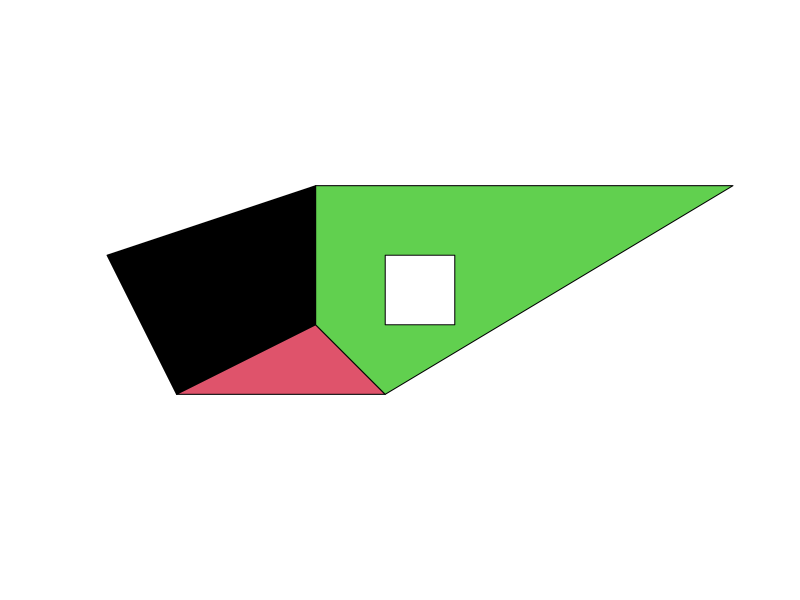
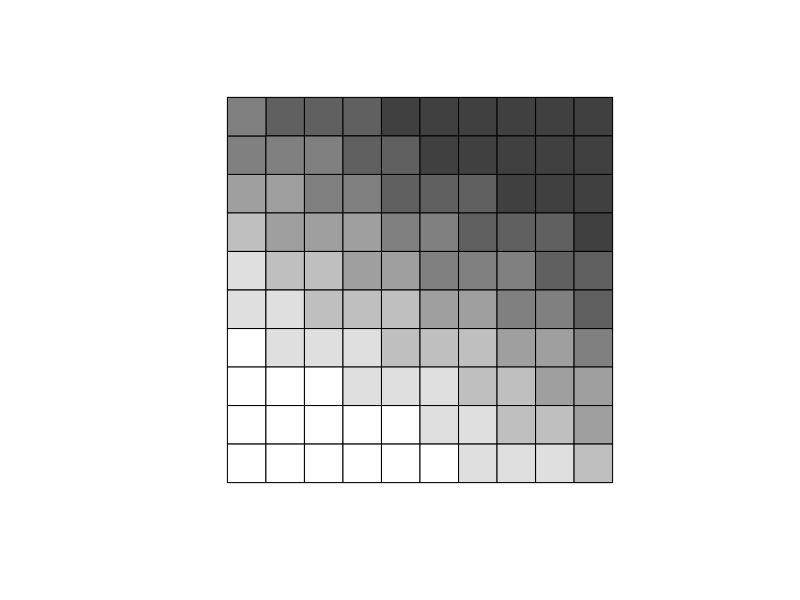
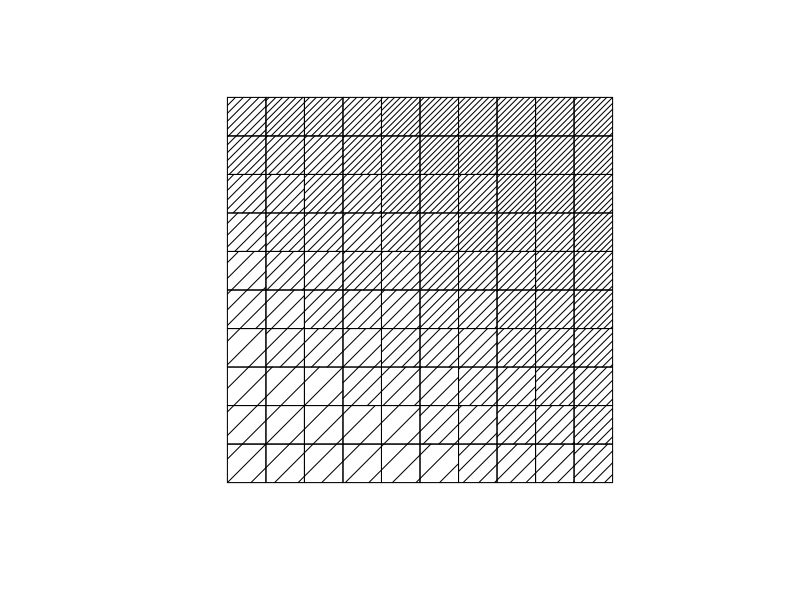

Generate these figures, in order, with R:
library(sp)


### Name: SpatialPolygonsDataFrame-class
### Title: Class "SpatialPolygonsDataFrame"
### Aliases: SpatialPolygonsDataFrame-class
###   [,SpatialPolygonsDataFrame-method
###   as.data.frame.SpatialPolygonsDataFrame
###   coerce,SpatialPolygonsDataFrame,data.frame-method
###   coerce,SpatialPolygonsDataFrame,SpatialLinesDataFrame-method
###   coerce,SpatialPolygonsDataFrame,SpatialPolygons-method
###   rbind.SpatialPolygonsDataFrame dim.SpatialPolygonsDataFrame
###   row.names.SpatialPolygonsDataFrame
### Keywords: classes

### ** Examples

# simple example, from scratch:
Sr1 = Polygon(cbind(c(2,4,4,1,2),c(2,3,5,4,2)))
Sr2 = Polygon(cbind(c(5,4,2,5),c(2,3,2,2)))
Sr3 = Polygon(cbind(c(4,4,5,10,4),c(5,3,2,5,5)))
Sr4 = Polygon(cbind(c(5,6,6,5,5),c(4,4,3,3,4)), hole = TRUE)

Srs1 = Polygons(list(Sr1), "s1")
Srs2 = Polygons(list(Sr2), "s2")
Srs3 = Polygons(list(Sr3, Sr4), "s3/4")
SpP = SpatialPolygons(list(Srs1,Srs2,Srs3), 1:3)
plot(SpP, col = 1:3, pbg="white")

grd <- GridTopology(c(1,1), c(1,1), c(10,10))
polys <- as(grd, "SpatialPolygons")
centroids <- coordinates(polys)
x <- centroids[,1]
y <- centroids[,2]
z <- 1.4 + 0.1*x + 0.2*y + 0.002*x*x
ex_1.7 <- SpatialPolygonsDataFrame(polys,
 data=data.frame(x=x, y=y, z=z, row.names=row.names(polys)))
brks <- quantile(z, seq(0,1,1/7))
cols <- grey((length(brks):2)/length(brks))
dens <- (2:length(brks))*3
plot(ex_1.7, col=cols[findInterval(z, brks, all.inside=TRUE)])
plot(ex_1.7, density=dens[findInterval(z, brks, all.inside=TRUE)])
